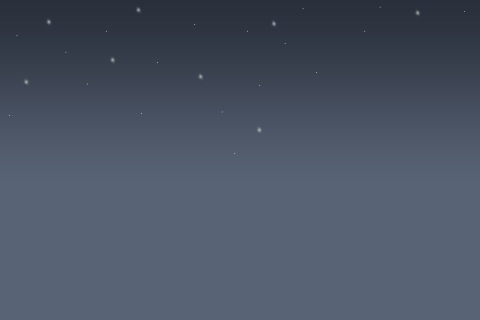

This game map was drawn from its Tiled (.tmx) file and the tilesets committed beside it. A one-line description and the trimmed map source follow:
An orthogonal 30x20 tile map with 16x16 px tiles, 1 tile layer (sky).

<map version="1.0" orientation="orthogonal" width="30" height="20" tilewidth="16" tileheight="16">
 <tileset firstgid="1" name="sky" tilewidth="480" tileheight="320">
  <image source="sky.png" width="1440" height="320" />
 </tileset>
 <layer name="sky" width="30" height="20">
  <data>[600 cells, 1 non-empty, 1 distinct tile ids]</data>
 </layer>
</map>
